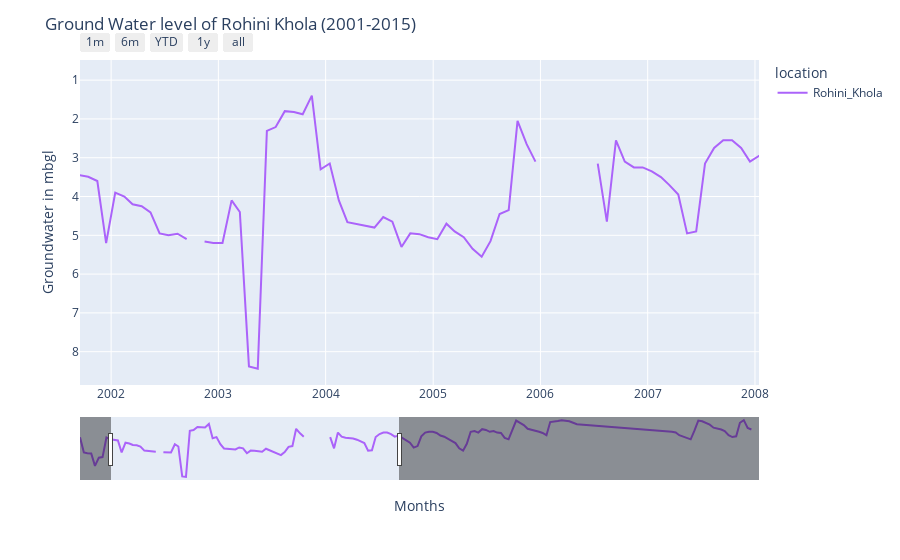

Source (notebook cell):
### Code cell
# title =  title_wells[wells[0]]
        
x = ["#440154" ,"#481B6D" ,"#46337E", "#3F4889" ,"#365C8D", "#2E6E8E", "#277F8E",
             "#21908C", "#1FA187", "#2DB27D", "#4AC16D", "#71CF57", "#9FDA3A", "#CFE11C", "#FDE725"]

colors = {}
years_in_cols = data['year'].unique().tolist()
for i in range(len(years_in_cols)):
    colors = {i: j for i,j in zip(years_in_cols, x)}
            # print(colors)
fig = px.line(data, x= 'Date',y = 'value', color = 'location', color_discrete_map= colors)
              
            # for d in fig['data']:
            #     print(d)
            #     d['line']['color']='grey'
            # fig = go.Figure(data=go.Scatter(x=data["month"], y=data['value'], color = data['year']), 
            # layout = go.Layout(margin = {'l':0, 't': 25, 'r' : 0, 'l' : 0}))
fig.update_layout(title=f'Ground Water level of {title} (2001-2015)',
                   xaxis_title='Months',
                   yaxis_title='Groundwater in mbgl',
                   yaxis_range=[-1,10]),
                   
fig.update_yaxes(autorange="reversed")
fig.update_layout(
    xaxis=dict(
        rangeselector=dict(
            buttons=list([
                dict(count=1,
                     label="1m",
                     step="month",
                     stepmode="backward"),
                dict(count=6,
                     label="6m",
                     step="month",
                     stepmode="backward"),
                dict(count=1,
                     label="YTD",
                     step="year",
                     stepmode="todate"),
                dict(count=1,
                     label="1y",
                     step="year",
                     stepmode="backward"),
                dict(step="all")
            ])
        ),
        rangeslider=dict(
            visible=True
        ),
        type="date"
    )
)
fig.show()

### Figure 1 — Plotly figure (JSON) as saved in the notebook; plotly's stock layout.template omitted (floating-point values rounded to 4 significant figures; data arrays with more than 128 entries replaced by an {"elided": "..."} marker saying what was removed)
{"data": [{"hovertemplate": "location=Rohini_Khola<br>Date=%{x}<br>value=%{y}<extra></extra>", "legendgroup": "Rohini_Khola", "line": {"color": "#ab63fa", "dash": "solid"}, "mode": "lines", "name": "Rohini_Khola", "orientation": "v", "showlegend": true, "type": "scatter", "x": {"elided": "156 str values"}, "xaxis": "x", "y": {"elided": "156 float values"}, "yaxis": "y"}], "layout": {"autosize": true, "legend": {"title": {"text": "location"}, "tracegroupgap": 0}, "margin": {"t": 60}, "title": {"text": "Ground Water level of Rohini Khola (2001-2015)"}, "xaxis": {"anchor": "y", "autorange": false, "domain": [0, 1], "range": ["2001-09-17 01:42:34.9009", "2008-01-14 17:49:46.8238"], "rangeselector": {"buttons": [{"count": 1, "label": "1m", "step": "month", "stepmode": "backward"}, {"count": 6, "label": "6m", "step": "month", "stepmode": "backward"}, {"count": 1, "label": "YTD", "step": "year", "stepmode": "todate"}, {"count": 1, "label": "1y", "step": "year", "stepmode": "backward"}, {"step": "all"}]}, "rangeslider": {"autorange": true, "range": ["2001-01-15", "2015-12-15"], "visible": true, "yaxis": {"_template": null, "rangemode": "match"}}, "title": {"text": "Months"}, "type": "date"}, "yaxis": {"anchor": "x", "autorange": true, "domain": [0, 1], "range": [8.859, 0.4811], "title": {"text": "Groundwater in mbgl"}, "type": "linear"}}}
